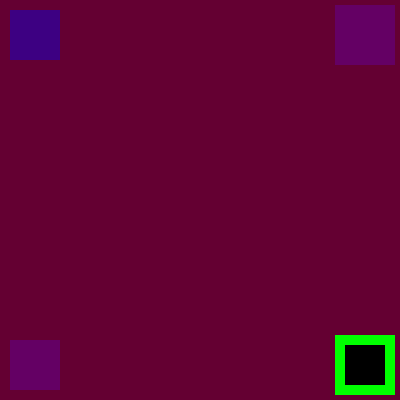
Frame 1 (no input)
Frame 60 (no input): identical to frame 1, image omitted
Frame 120 (the mouse pressed at the canvas centre since frame 60): identical to frame 1, image omitted

The p5.js sketch that drew this single still picture (run headless with seeded random() and noise() and a simulated clock; from frame 60 on, the mouse is pressed at the canvas centre):

// p5.js sketch
// ── sketch.js
function setup() {
  createCanvas(400, 400); // createCanvas(Width,Height)
}

function draw() {
  background(100,0,50); // background(RGB color code)
  //rectMode(CENTER)
  fill(0,0,255,100); 
  //stroke(0,255,0);
  noStroke()
  rect(10,10,50,50); // Rectangle(x-start,y-start,width,height...)

  fill(0,0,0); // All shapes after a fill/stroke command will be that same color. Have to apply fill/stroke to each shape if different colors are desired
  stroke(0,255,0);
  strokeWeight(10); // Adjusts width of stroke
  rect(340,340,50,50);

  fill(100,0,100); stroke(100,0,100);
  rect(340,10,50,50);

  noStroke()
  rect(10,340,50,50);

  //line(0,0,400,400); // line(x1,y1,x2,y2)
  //line(400,0,0,400);
  
}
